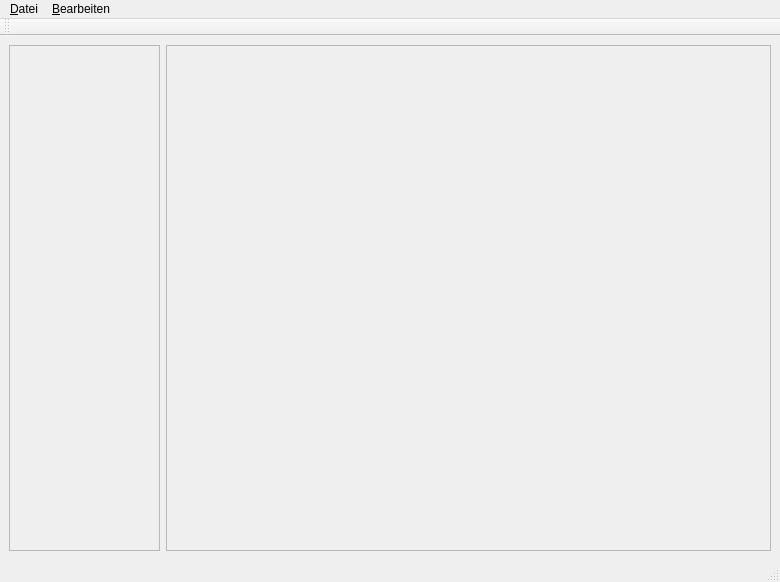
<?xml version="1.0" encoding="UTF-8"?>
<ui version="4.0">
 <class>MainWindow</class>
 <widget class="QMainWindow" name="MainWindow">
  <property name="geometry">
   <rect>
    <x>0</x>
    <y>0</y>
    <width>780</width>
    <height>582</height>
   </rect>
  </property>
  <property name="windowTitle">
   <string>MainWindow</string>
  </property>
  <widget class="QWidget" name="centralWidget">
   <layout class="QHBoxLayout" name="horizontalLayout" stretch="1,4">
    <property name="leftMargin">
     <number>9</number>
    </property>
    <property name="topMargin">
     <number>9</number>
    </property>
    <property name="rightMargin">
     <number>9</number>
    </property>
    <property name="bottomMargin">
     <number>9</number>
    </property>
    <item>
     <widget class="QFrame" name="categoriesFrame">
      <property name="sizePolicy">
       <sizepolicy hsizetype="Preferred" vsizetype="Preferred">
        <horstretch>1</horstretch>
        <verstretch>0</verstretch>
       </sizepolicy>
      </property>
      <property name="frameShape">
       <enum>QFrame::StyledPanel</enum>
      </property>
      <property name="frameShadow">
       <enum>QFrame::Raised</enum>
      </property>
     </widget>
    </item>
    <item>
     <widget class="QFrame" name="contentFrame">
      <property name="sizePolicy">
       <sizepolicy hsizetype="Preferred" vsizetype="Preferred">
        <horstretch>3</horstretch>
        <verstretch>0</verstretch>
       </sizepolicy>
      </property>
      <property name="frameShape">
       <enum>QFrame::StyledPanel</enum>
      </property>
      <property name="frameShadow">
       <enum>QFrame::Raised</enum>
      </property>
      <layout class="QVBoxLayout" name="verticalLayout_2">
       <property name="leftMargin">
        <number>0</number>
       </property>
       <property name="topMargin">
        <number>0</number>
       </property>
       <property name="rightMargin">
        <number>0</number>
       </property>
       <property name="bottomMargin">
        <number>0</number>
       </property>
       <item>
        <layout class="QVBoxLayout" name="contentLayout"/>
       </item>
      </layout>
     </widget>
    </item>
   </layout>
  </widget>
  <widget class="QMenuBar" name="menuBar">
   <property name="geometry">
    <rect>
     <x>0</x>
     <y>0</y>
     <width>780</width>
     <height>22</height>
    </rect>
   </property>
   <widget class="QMenu" name="menu_Datei">
    <property name="title">
     <string>&amp;Datei</string>
    </property>
   </widget>
   <widget class="QMenu" name="menu_Bearbeiten">
    <property name="title">
     <string>&amp;Bearbeiten</string>
    </property>
    <addaction name="actionEinstellungen"/>
   </widget>
   <addaction name="menu_Datei"/>
   <addaction name="menu_Bearbeiten"/>
  </widget>
  <widget class="QToolBar" name="mainToolBar">
   <attribute name="toolBarArea">
    <enum>TopToolBarArea</enum>
   </attribute>
   <attribute name="toolBarBreak">
    <bool>false</bool>
   </attribute>
  </widget>
  <widget class="QStatusBar" name="statusBar"/>
  <action name="action_Einstellungen">
   <property name="text">
    <string>&amp;Einstellungen</string>
   </property>
  </action>
  <action name="actionEinstellungen">
   <property name="text">
    <string comment="My Dude">&amp;Einstellungen</string>
   </property>
  </action>
 </widget>
 <layoutdefault spacing="6" margin="11"/>
 <resources/>
 <connections/>
</ui>
